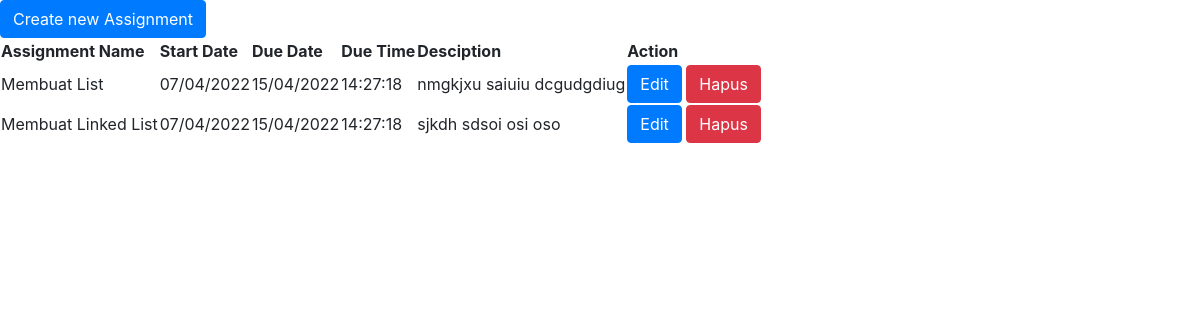
Screenshot of /Role/Mentor/assignment.php with the database file from the repository.
### tables this page shows
CREATE TABLE `assignments` (
  `assignment_id` int(10) UNSIGNED NOT NULL,
  `assignment_name` varchar(100) NOT NULL,
  `assignment_start_date` datetime NOT NULL,
  `assignment_end_date` datetime NOT NULL,
  `assignment_desc` text NOT NULL,
  `subject_id` int(10) UNSIGNED NOT NULL
);

### Model/DbConnect.php (called while the page is built)
<?php
class DbConnect
{
    private $host = "localhost";
    private $user = "root";
    private $pass = "";
    private $dbName = "incareer2";
    public function connect()
    {
        try {
            $conn = new PDO('mysql:host=' . $this->host . '; dbname=' . $this->dbName, $this->user, $this->pass);
            $conn->setAttribute(PDO::ATTR_ERRMODE, PDO::ERRMODE_EXCEPTION);
            return $conn;
        } catch (PDOException $e) {
            echo "Database Error: " . $e->getMessage();
        }
    }
}

### Model/Assignments.php (called while the page is built, shortened)
<?php
class Assignments
{
    private $dbConn;
    public function __construct()
    {
        require_once("DbConnect.php");
        $db = new DbConnect;
        $this->dbConn = $db->connect();
    }
    public function getAllAssigment()
    {
        $stmt = $this->dbConn->prepare("SELECT * FROM assignments");
        try {
            if ($stmt->execute()) {
                $assignments = $stmt->fetchAll(PDO::FETCH_ASSOC);
            }
        } catch (Exception $e) {
            return $e->getMessage();
        }
        return $assignments;
    }
    public function getAssignmentById($id)
    {
        $stmt = $this->dbConn->prepare("SELECT * FROM assignments WHERE assignment_id = :id");
        $stmt->bindParam(":id", $id);
        try {
            if ($stmt->execute()) {
                $assigmentData = $stmt->fetch(PDO::FETCH_ASSOC);
            }
        } catch (Exception $e) {
            return $e->getMessage();
        }
        return $assigmentData;
    }
}

### Role/Mentor/assignment.php (the view, shortened to what this page needs)
<?php
require "../../Model/Assignments.php";
$objAssignment = new Assignments;
$allAssignments = $objAssignment->getAllAssigment();
?>
<!DOCTYPE html>
<html lang="en">
<head>
    <link rel="stylesheet" href="https://cdn.jsdelivr.net/npm/bootstrap@4.4.1/dist/css/bootstrap.min.css">
</head>
<body>
    <a class="btn btn-primary" href="./create_assignment.php?subject_id=<?= $_GET['subject_id']; ?>">Create new Assignment</a>
    <table>
        <thead>
            <tr>
                <th>Assignment Name</th>
                <th>Start Date</th>
                <th>Due Date</th>
                <th>Due Time</th>
                <th>Desciption</th>
                <th>Action</th>
            </tr>
        </thead>
        <tbody>
            <?php foreach($allAssignments as $row => $assignment) : ?>
                <?php
                    $arrStartDate = explode(" ", $assignment['assignment_start_date']);
                    $arrEndDate = explode(" ", $assignment['assignment_end_date']);
                    $startDate = date("d/m/Y", strtotime($arrStartDate[0]));
                    $dueDate = date("d/m/Y",strtotime($arrEndDate[0]));
                    $dueTime = $arrEndDate[1];
                ?>
                <tr>
                    <td><?=$assignment['assignment_name'] ?></td>
                    <td><?=$startDate; ?></td>
                    <td><?=$dueDate; ?></td>
                    <td><?=$dueTime; ?></td>
                    <td><?=$assignment['assignment_desc'] ?></td>
                    <td>
                        <button type="button" class="btn btn-primary" data-toggle="modal" data-target="#exampleModal<?=$assignment['assignment_id'];?>">Edit</button>
                                            <?php
                                                $assigments = $objAssignment->getAssignmentById($assignment['assignment_id']);
                                            ?>
                        <a class="btn btn-danger" href="assignment.php?subject_id=<?= $_GET['subject_id'];?>&act=delete&assign_id=<?=$assignment['assignment_id'];?>">Hapus</a>
                    </td>
                </tr>
            <?php endforeach ?>
        </tbody>
    </table>
</body>
</html>

### rows the page displays
assignments: assignment_name "Membuat List", assignment_start_date "07/04/2022", assignment_end_date "15/04/2022", assignment_end_date "14:27:18", assignment_desc "nmgkjxu saiuiu dcgudgdiug"
assignments: assignment_name "Membuat Linked List", assignment_start_date "07/04/2022", assignment_end_date "15/04/2022", assignment_end_date "14:27:18", assignment_desc "sjkdh sdsoi osi oso"
